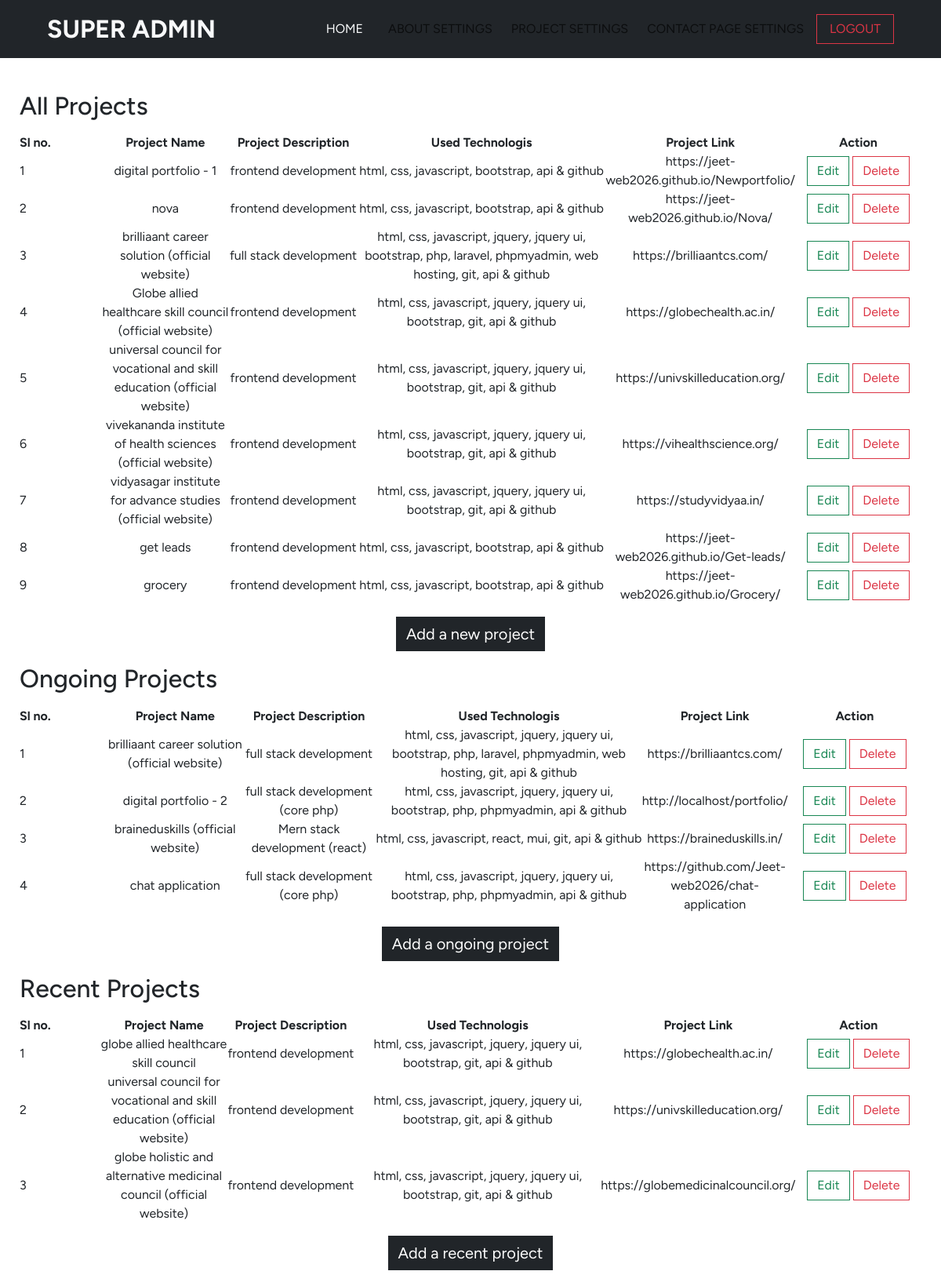
Page /portfolio/pages/admin-view/project-view.php (signed in) on the committed database.
### tables this page shows
CREATE TABLE `all_projects` (
  `project_id` int(11) NOT NULL,
  `project_name` varchar(255) NOT NULL,
  `project_description` varchar(255) NOT NULL,
  `used_technologies` text NOT NULL,
  `project_link` varchar(255) NOT NULL,
  `cttime` timestamp NOT NULL DEFAULT current_timestamp()
);

CREATE TABLE `ongoing_projects` (
  `project_id` int(11) NOT NULL,
  `project_name` varchar(255) NOT NULL,
  `project_description` varchar(255) NOT NULL,
  `used_technologies` text NOT NULL,
  `project_link` varchar(255) NOT NULL,
  `cttime` timestamp NOT NULL DEFAULT current_timestamp()
);

CREATE TABLE `recent_projects` (
  `project_id` int(11) NOT NULL,
  `project_name` varchar(255) NOT NULL,
  `project_description` varchar(255) NOT NULL,
  `used_technologies` text NOT NULL,
  `project_link` varchar(255) NOT NULL,
  `cttime` timestamp NOT NULL DEFAULT current_timestamp()
);

### portfolio/pages/admin-settings/project-settings.php (called while the page is built, shortened)
<?php
$connection = mysqli_connect('localhost', 'root', '', 'my_portfolio');
function recent_projects(){
    global $connection;
    $fetchquery = "SELECT * FROM `recent_projects`";
    $row = mysqli_query($connection, $fetchquery);
    return $row;
}
function ongoing_projects(){
    global $connection;
    $fetchquery = "SELECT * FROM `ongoing_projects`";
    $row = mysqli_query($connection, $fetchquery);
    return $row;
}
function all_projects(){
    global $connection;
    $fetchquery = "SELECT * FROM `all_projects`";
    $row = mysqli_query($connection, $fetchquery);
    return $row;
}
?>

### portfolio/pages/admin-view/project-view.php (the view, shortened to what this page needs)
<?php
include '../admin-settings/project-settings.php';
$viewRecentproject = recent_projects();
$viewOngoingproject = ongoing_projects();
$viewAllproject = all_projects();
?>
<!DOCTYPE html>
<html lang="en">
<head>
    <link rel="stylesheet" href="https://cdnjs.cloudflare.com/ajax/libs/font-awesome/6.6.0/css/all.min.css" />
    <link href="https://cdn.jsdelivr.net/npm/bootstrap@5.3.3/dist/css/bootstrap.min.css" rel="stylesheet">
    <link rel="stylesheet" href="https://cdn.datatables.net/2.1.8/css/dataTables.dataTables.css" />
</head>
<body>
    <nav class="navbar navbar-expand-lg px-5 bg-dark py-2 fixed-top">
        <div class="container-fluid">
            <a class="navbar-brand text-light fs-2 fw-bold text-uppercase" href="index-admin-view.php">Super Admin</a>
            <div class="collapse navbar-collapse" id="navbarSupportedContent">
                <ul class="navbar-nav ms-auto mb-2 mb-lg-0">
                    <li class="nav-item">
                        <a class="nav-link text-light text-uppercase me-3" aria-current="page" href="/portfolio/index.php">Home</a>
                    </li>
                    <li class="nav-item">
                        <a class="nav-link  text-uppercase me-2" href="about-view.php">about settings</a>
                    </li>
                    <li class="nav-item">
                        <a class="nav-link  text-uppercase me-2" href="project-view.php">Project settings</a>
                    </li>
                    <li class="nav-item">
                        <a class="nav-link  text-uppercase me-2" href="contact-view.php">contact page settings</a>
                    </li>
                </ul>
                <a href="logout.php" class="btn btn-outline-danger shadow-none px-3 py1" style="border-radius: 0px;">LOGOUT</a>
            </div>
        </div>
    </nav>
    <section id="admin-dashboard" class="container-fluid">
        <h2 class="my-3">All Projects</h2>
        <table id="myTable" class="display">
            <thead>
                <tr>
                    <th style="width: 10%;" class="text-start">Sl no.</th>
                    <th style="width: 15%;" class="text-center">Project Name</th>
                    <th style="width: 15%;" class="text-center">Project Description</th>
                    <th style="width: 30%;" class="text-center">Used Technologis</th>
                    <th style="width: 15%;" class="text-center">Project Link</th>
                    <th style="width: 15%;" class="text-center">Action</th>
                </tr>
            </thead>
            <tbody>
                <?php
                $data = mysqli_fetch_all($viewAllproject, MYSQLI_ASSOC);
                $id = 0;
                foreach ($data as $viewData) {
                    $id++;
                    echo '<tr>
                            <td class="text-start">' . htmlspecialchars($id) . '</td>
                            <td class="text-start d-none project-Id">' . htmlspecialchars($viewData['project_id']) . '</td>
                            <td class="text-center project-Name">' . htmlspecialchars($viewData['project_name']) . '</td>
                            <td class="text-center project-Description">' . htmlspecialchars($viewData['project_description']) . '</td>
                            <td class="text-center project-UsedTechnologis">' . htmlspecialchars($viewData['used_technologies']) . '</td>
                            <td class="text-center project-Link">' . htmlspecialchars($viewData['project_link']) . '</td>
                            <td class="text-center">
                                <button type="button" class="btn btn-outline-success edit-all-projects" data-bs-toggle="modal" data-bs-target="#editModal" style="border-radius: 0px;">Edit</button>
                                <button type="button" class="btn btn-outline-danger delete-all-projects" data-bs-toggle="modal" data-bs-target="#deleteModal" style="border-radius: 0px;">Delete</button>
                            </td>
                        </tr>';
                }
                ?>
            </tbody>
        </table>
        <center>
            <button type="button" class="btn btn-dark fs-5 mt-3" data-bs-toggle="modal" data-bs-target="#addNewProject" style="border-radius: 0px;">Add a new project</button>
        </center>
        <h2 class="my-3">Ongoing Projects</h2>
        <table id="myTabletwo" class="display">
            <thead>
                <tr>
                    <th style="width: 10%;" class="text-start">Sl no.</th>
                    <th style="width: 15%;" class="text-center">Project Name</th>
                    <th style="width: 15%;" class="text-center">Project Description</th>
                    <th style="width: 30%;" class="text-center">Used Technologis</th>
                    <th style="width: 15%;" class="text-center">Project Link</th>
                    <th style="width: 15%;" class="text-center">Action</th>
                </tr>
            </thead>
            <tbody>
                <?php
                $data = mysqli_fetch_all($viewOngoingproject, MYSQLI_ASSOC);
                $id = 0;
                foreach ($data as $viewData) {
                    $id++;
                    echo '<tr>
                            <td class="text-start">' . htmlspecialchars($id) . '</td>
                            <td class="text-start d-none ongoingproject-Id">' . htmlspecialchars($viewData['project_id']) . '</td>
                            <td class="text-center ongoingproject-Name">' . htmlspecialchars($viewData['project_name']) . '</td>
                            <td class="text-center ongoingproject-Description">' . htmlspecialchars($viewData['project_description']) . '</td>
                            <td class="text-center ongoingproject-UsedTechnologis">' . htmlspecialchars($viewData['used_technologies']) . '</td>
                            <td class="text-center ongoingproject-Link">' . htmlspecialchars($viewData['project_link']) . '</td>
                            <td class="text-center">
                                <button type="button" class="btn btn-outline-success edit-ongoing-projects" data-bs-toggle="modal" data-bs-target="#editModaltwo" style="border-radius: 0px;">Edit</button>
                                <button type="button" class="btn btn-outline-danger delete-ongoing-projects" data-bs-toggle="modal" data-bs-target="#deleteModaltwo" style="border-radius: 0px;">Delete</button>
                            </td>
                        </tr>';
                }
                ?>
            </tbody>
        </table>
        <center>
            <button type="button" class="btn btn-dark fs-5 mt-3" data-bs-toggle="modal" data-bs-target="#addOnGoingProject" style="border-radius: 0px;">Add a ongoing project</button>
        </center>
        <h2 class="my-3">Recent Projects</h2>
        <table id="myTablethree" class="display">
            <thead>
                <tr>
                    <th style="width: 10%;" class="text-start">Sl no.</th>
                    <th style="width: 15%;" class="text-center">Project Name</th>
                    <th style="width: 15%;" class="text-center">Project Description</th>
                    <th style="width: 30%;" class="text-center">Used Technologis</th>
                    <th style="width: 15%;" class="text-center">Project Link</th>
                    <th style="width: 15%;" class="text-center">Action</th>
                </tr>
            </thead>
            <tbody>
                <?php
                $data = mysqli_fetch_all($viewRecentproject, MYSQLI_ASSOC);
                $id = 0;
                foreach ($data as $viewData) {
                    $id++;
                    echo '<tr>
                            <td class="text-start">' . htmlspecialchars($id) . '</td>
                            <td class="text-start d-none recentproject-Id">' . htmlspecialchars($viewData['project_id']) . '</td>
                            <td class="text-center recentproject-Name">' . htmlspecialchars($viewData['project_name']) . '</td>
                            <td class="text-center recentproject-Description">' . htmlspecialchars($viewData['project_description']) . '</td>
                            <td class="text-center recentproject-UsedTechnologis">' . htmlspecialchars($viewData['used_technologies']) . '</td>
                            <td class="text-center recentproject-Link">' . htmlspecialchars($viewData['project_link']) . '</td>
                            <td class="text-center">
                                <button type="button" class="btn btn-outline-success edit-recent-projects" data-bs-toggle="modal" data-bs-target="#editModalthree" style="border-radius: 0px;">Edit</button>
                                <button type="button" class="btn btn-outline-danger delete-recent-projects" data-bs-toggle="modal" data-bs-target="#deleteModalthree" style="border-radius: 0px;">Delete</button>
                            </td>
                        </tr>';
                }
                ?>
            </tbody>
        </table>
        <center>
            <button type="button" class="btn btn-dark fs-5 mt-3" data-bs-toggle="modal" data-bs-target="#addRecentProject" style="border-radius: 0px;">Add a recent project</button>
        </center>
    </section>
</body>
</html>

### portfolio/pages/admin-view/project-view.php (style rules this page uses)
* { padding: 0px; margin: 0px; box-sizing: border-box; font-family: "Figtree", serif; font-optical-sizing: auto; font-style: normal; }
#admin-dashboard { padding: 100px 25px 15px 25px; }

### rows in the picture
all_projects: project_name "digital portfolio - 1", project_description "frontend development", used_technologies "html, css, javascript, bootstrap, api & github", project_link "https://jeet-web2026.github.io/Newportfolio/"
all_projects: project_name "nova", project_description "frontend development", used_technologies "html, css, javascript, bootstrap, api & github", project_link "https://jeet-web2026.github.io/Nova/"
all_projects: project_name "brilliaant career solution (official website)", project_description "full stack development", used_technologies "html, css, javascript, jquery, jquery ui, bootstrap, php, laravel, phpmyadmin, web hosting, git, api & github", project_link "https://brilliaantcs.com/"
all_projects: project_name "Globe allied healthcare skill council (official website)", project_description "frontend development", used_technologies "html, css, javascript, jquery, jquery ui, bootstrap, git, api & github", project_link "https://globechealth.ac.in/"
all_projects: project_name "universal council for vocational and skill education (official website)", project_description "frontend development", used_technologies "html, css, javascript, jquery, jquery ui, bootstrap, git, api & github", project_link "https://univskilleducation.org/"
all_projects: project_name "vivekananda institute of health sciences (official website)", project_description "frontend development", used_technologies "html, css, javascript, jquery, jquery ui, bootstrap, git, api & github", project_link "https://vihealthscience.org/"
all_projects: project_name "vidyasagar institute for advance studies (official website)", project_description "frontend development", used_technologies "html, css, javascript, jquery, jquery ui, bootstrap, git, api & github", project_link "https://studyvidyaa.in/"
all_projects: project_name "get leads", project_description "frontend development", used_technologies "html, css, javascript, bootstrap, api & github", project_link "https://jeet-web2026.github.io/Get-leads/"
all_projects: project_name "grocery", project_description "frontend development", used_technologies "html, css, javascript, bootstrap, api & github", project_link "https://jeet-web2026.github.io/Grocery/"
ongoing_projects: project_name "brilliaant career solution (official website)", project_description "full stack development", used_technologies "html, css, javascript, jquery, jquery ui, bootstrap, php, laravel, phpmyadmin, web hosting, git, api & github", project_link "https://brilliaantcs.com/"
ongoing_projects: project_name "digital portfolio - 2", project_description "full stack development (core php)", used_technologies "html, css, javascript, jquery, jquery ui, bootstrap, php, phpmyadmin, api & github", project_link "http://localhost/portfolio/"
ongoing_projects: project_name "braineduskills (official website)", project_description "Mern stack development (react)", used_technologies "html, css, javascript, react, mui, git, api & github", project_link "https://braineduskills.in/"
ongoing_projects: project_name "chat application", project_description "full stack development (core php)", used_technologies "html, css, javascript, jquery, jquery ui, bootstrap, php, phpmyadmin, api & github", project_link "https://github.com/Jeet-web2026/chat-application"
recent_projects: project_name "globe allied healthcare skill council", project_description "frontend development", used_technologies "html, css, javascript, jquery, jquery ui, bootstrap, git, api & github", project_link "https://globechealth.ac.in/"
recent_projects: project_name "universal council for vocational and skill education (official website)", project_description "frontend development", used_technologies "html, css, javascript, jquery, jquery ui, bootstrap, git, api & github", project_link "https://univskilleducation.org/"
recent_projects: project_name "globe holistic and alternative medicinal council (official website)", project_description "frontend development", used_technologies "html, css, javascript, jquery, jquery ui, bootstrap, git, api & github", project_link "https://globemedicinalcouncil.org/"
